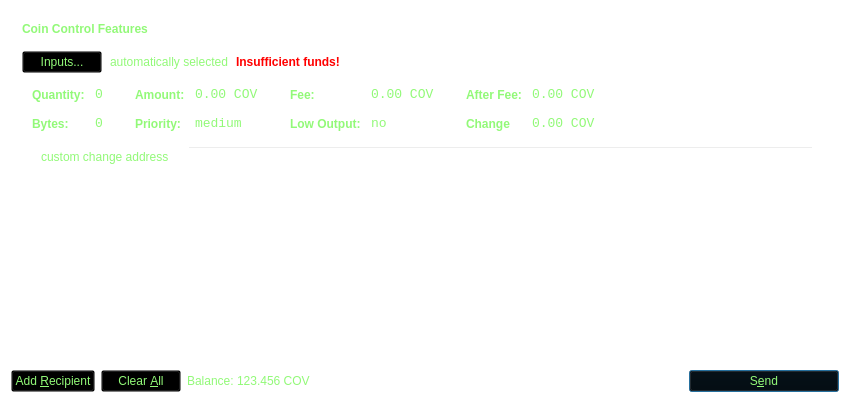
<?xml version="1.0" encoding="UTF-8"?>
<ui version="4.0">
 <class>SendCoinsDialog</class>
 <widget class="QDialog" name="SendCoinsDialog">
  <property name="geometry">
   <rect>
    <x>0</x>
    <y>0</y>
    <width>850</width>
    <height>400</height>
   </rect>
  </property>
  <property name="windowTitle">
   <string>Send Coins</string>
  </property>
  <property name="styleSheet">
   <string notr="true">background: transparent;color:#92f978;</string>
  </property>
  <layout class="QVBoxLayout" name="verticalLayout" stretch="0,1,0">
   <property name="bottomMargin">
    <number>8</number>
   </property>
   <item>
    <widget class="QFrame" name="frameCoinControl">
     <property name="sizePolicy">
      <sizepolicy hsizetype="Expanding" vsizetype="Expanding">
       <horstretch>0</horstretch>
       <verstretch>0</verstretch>
      </sizepolicy>
     </property>
     <property name="maximumSize">
      <size>
       <width>16777215</width>
       <height>16777215</height>
      </size>
     </property>
     <property name="frameShape">
      <enum>QFrame::StyledPanel</enum>
     </property>
     <property name="frameShadow">
      <enum>QFrame::Sunken</enum>
     </property>
     <layout class="QVBoxLayout" name="verticalLayoutCoinControl2">
      <property name="spacing">
       <number>6</number>
      </property>
      <property name="leftMargin">
       <number>0</number>
      </property>
      <property name="topMargin">
       <number>0</number>
      </property>
      <property name="rightMargin">
       <number>0</number>
      </property>
      <property name="bottomMargin">
       <number>6</number>
      </property>
      <item>
       <layout class="QVBoxLayout" name="verticalLayoutCoinControl" stretch="0,0,0,0,1">
        <property name="spacing">
         <number>0</number>
        </property>
        <property name="leftMargin">
         <number>10</number>
        </property>
        <property name="topMargin">
         <number>10</number>
        </property>
        <item>
         <layout class="QHBoxLayout" name="horizontalLayoutCoinControl1">
          <property name="bottomMargin">
           <number>15</number>
          </property>
          <item>
           <widget class="QLabel" name="labelCoinControlFeatures">
            <property name="sizePolicy">
             <sizepolicy hsizetype="Preferred" vsizetype="Maximum">
              <horstretch>0</horstretch>
              <verstretch>0</verstretch>
             </sizepolicy>
            </property>
            <property name="font">
             <font>
              <weight>75</weight>
              <bold>true</bold>
             </font>
            </property>
            <property name="styleSheet">
             <string notr="true">font-weight:bold;</string>
            </property>
            <property name="text">
             <string>Coin Control Features</string>
            </property>
           </widget>
          </item>
         </layout>
        </item>
        <item>
         <layout class="QHBoxLayout" name="horizontalLayoutCoinControl2" stretch="0,0,0,0">
          <property name="spacing">
           <number>8</number>
          </property>
          <property name="bottomMargin">
           <number>10</number>
          </property>
          <item>
           <widget class="QPushButton" name="pushButtonCoinControl">
            <property name="styleSheet">
             <string notr="true"/>
            </property>
            <property name="text">
             <string>Inputs...</string>
            </property>
           </widget>
          </item>
          <item>
           <widget class="QLabel" name="labelCoinControlAutomaticallySelected">
            <property name="text">
             <string>automatically selected</string>
            </property>
            <property name="margin">
             <number>5</number>
            </property>
           </widget>
          </item>
          <item>
           <widget class="QLabel" name="labelCoinControlInsuffFunds">
            <property name="font">
             <font>
              <weight>75</weight>
              <bold>true</bold>
             </font>
            </property>
            <property name="styleSheet">
             <string notr="true">color:red;font-weight:bold;</string>
            </property>
            <property name="text">
             <string>Insufficient funds!</string>
            </property>
            <property name="margin">
             <number>5</number>
            </property>
           </widget>
          </item>
          <item>
           <spacer name="horizontalSpacerCoinControl">
            <property name="orientation">
             <enum>Qt::Horizontal</enum>
            </property>
            <property name="sizeHint" stdset="0">
             <size>
              <width>40</width>
              <height>1</height>
             </size>
            </property>
           </spacer>
          </item>
         </layout>
        </item>
        <item>
         <widget class="QWidget" name="widgetCoinControl" native="true">
          <property name="sizePolicy">
           <sizepolicy hsizetype="Preferred" vsizetype="Preferred">
            <horstretch>0</horstretch>
            <verstretch>0</verstretch>
           </sizepolicy>
          </property>
          <property name="minimumSize">
           <size>
            <width>0</width>
            <height>0</height>
           </size>
          </property>
          <property name="styleSheet">
           <string notr="true"/>
          </property>
          <layout class="QHBoxLayout" name="horizontalLayoutCoinControl5">
           <property name="leftMargin">
            <number>0</number>
           </property>
           <property name="topMargin">
            <number>0</number>
           </property>
           <property name="rightMargin">
            <number>0</number>
           </property>
           <property name="bottomMargin">
            <number>0</number>
           </property>
           <item>
            <layout class="QHBoxLayout" name="horizontalLayoutCoinControl3" stretch="0,0,0,1">
             <property name="spacing">
              <number>20</number>
             </property>
             <property name="topMargin">
              <number>0</number>
             </property>
             <property name="bottomMargin">
              <number>10</number>
             </property>
             <item>
              <layout class="QFormLayout" name="formLayoutCoinControl1">
               <property name="horizontalSpacing">
                <number>10</number>
               </property>
               <property name="verticalSpacing">
                <number>14</number>
               </property>
               <property name="leftMargin">
                <number>10</number>
               </property>
               <property name="topMargin">
                <number>4</number>
               </property>
               <property name="rightMargin">
                <number>6</number>
               </property>
               <item row="0" column="0">
                <widget class="QLabel" name="labelCoinControlQuantityText">
                 <property name="styleSheet">
                  <string notr="true">font-weight:bold;</string>
                 </property>
                 <property name="text">
                  <string>Quantity:</string>
                 </property>
                 <property name="margin">
                  <number>0</number>
                 </property>
                </widget>
               </item>
               <item row="0" column="1">
                <widget class="QLabel" name="labelCoinControlQuantity">
                 <property name="font">
                  <font>
                   <family>Monospace</family>
                   <pointsize>10</pointsize>
                  </font>
                 </property>
                 <property name="cursor">
                  <cursorShape>IBeamCursor</cursorShape>
                 </property>
                 <property name="contextMenuPolicy">
                  <enum>Qt::ActionsContextMenu</enum>
                 </property>
                 <property name="text">
                  <string>0</string>
                 </property>
                 <property name="margin">
                  <number>0</number>
                 </property>
                 <property name="textInteractionFlags">
                  <set>Qt::LinksAccessibleByMouse|Qt::TextSelectableByKeyboard|Qt::TextSelectableByMouse</set>
                 </property>
                </widget>
               </item>
               <item row="1" column="0">
                <widget class="QLabel" name="labelCoinControlBytesText">
                 <property name="styleSheet">
                  <string notr="true">font-weight:bold;</string>
                 </property>
                 <property name="text">
                  <string>Bytes:</string>
                 </property>
                </widget>
               </item>
               <item row="1" column="1">
                <widget class="QLabel" name="labelCoinControlBytes">
                 <property name="font">
                  <font>
                   <family>Monospace</family>
                   <pointsize>10</pointsize>
                  </font>
                 </property>
                 <property name="cursor">
                  <cursorShape>IBeamCursor</cursorShape>
                 </property>
                 <property name="contextMenuPolicy">
                  <enum>Qt::ActionsContextMenu</enum>
                 </property>
                 <property name="text">
                  <string>0</string>
                 </property>
                 <property name="textInteractionFlags">
                  <set>Qt::LinksAccessibleByMouse|Qt::TextSelectableByKeyboard|Qt::TextSelectableByMouse</set>
                 </property>
                </widget>
               </item>
              </layout>
             </item>
             <item>
              <layout class="QFormLayout" name="formLayoutCoinControl2">
               <property name="horizontalSpacing">
                <number>10</number>
               </property>
               <property name="verticalSpacing">
                <number>14</number>
               </property>
               <property name="leftMargin">
                <number>6</number>
               </property>
               <property name="topMargin">
                <number>4</number>
               </property>
               <property name="rightMargin">
                <number>6</number>
               </property>
               <item row="0" column="0">
                <widget class="QLabel" name="labelCoinControlAmountText">
                 <property name="styleSheet">
                  <string notr="true">font-weight:bold;</string>
                 </property>
                 <property name="text">
                  <string>Amount:</string>
                 </property>
                 <property name="margin">
                  <number>0</number>
                 </property>
                </widget>
               </item>
               <item row="0" column="1">
                <widget class="QLabel" name="labelCoinControlAmount">
                 <property name="font">
                  <font>
                   <family>Monospace</family>
                   <pointsize>10</pointsize>
                  </font>
                 </property>
                 <property name="cursor">
                  <cursorShape>IBeamCursor</cursorShape>
                 </property>
                 <property name="contextMenuPolicy">
                  <enum>Qt::ActionsContextMenu</enum>
                 </property>
                 <property name="text">
                  <string>0.00 COV</string>
                 </property>
                 <property name="textInteractionFlags">
                  <set>Qt::LinksAccessibleByMouse|Qt::TextSelectableByKeyboard|Qt::TextSelectableByMouse</set>
                 </property>
                </widget>
               </item>
               <item row="1" column="0">
                <widget class="QLabel" name="labelCoinControlPriorityText">
                 <property name="styleSheet">
                  <string notr="true">font-weight:bold;</string>
                 </property>
                 <property name="text">
                  <string>Priority:</string>
                 </property>
                </widget>
               </item>
               <item row="1" column="1">
                <widget class="QLabel" name="labelCoinControlPriority">
                 <property name="font">
                  <font>
                   <family>Monospace</family>
                   <pointsize>10</pointsize>
                  </font>
                 </property>
                 <property name="cursor">
                  <cursorShape>IBeamCursor</cursorShape>
                 </property>
                 <property name="contextMenuPolicy">
                  <enum>Qt::ActionsContextMenu</enum>
                 </property>
                 <property name="text">
                  <string>medium</string>
                 </property>
                 <property name="textInteractionFlags">
                  <set>Qt::LinksAccessibleByMouse|Qt::TextSelectableByKeyboard|Qt::TextSelectableByMouse</set>
                 </property>
                </widget>
               </item>
              </layout>
             </item>
             <item>
              <layout class="QFormLayout" name="formLayoutCoinControl3">
               <property name="horizontalSpacing">
                <number>10</number>
               </property>
               <property name="verticalSpacing">
                <number>14</number>
               </property>
               <property name="leftMargin">
                <number>6</number>
               </property>
               <property name="topMargin">
                <number>4</number>
               </property>
               <property name="rightMargin">
                <number>6</number>
               </property>
               <item row="0" column="0">
                <widget class="QLabel" name="labelCoinControlFeeText">
                 <property name="styleSheet">
                  <string notr="true">font-weight:bold;</string>
                 </property>
                 <property name="text">
                  <string>Fee:</string>
                 </property>
                 <property name="margin">
                  <number>0</number>
                 </property>
                </widget>
               </item>
               <item row="0" column="1">
                <widget class="QLabel" name="labelCoinControlFee">
                 <property name="font">
                  <font>
                   <family>Monospace</family>
                   <pointsize>10</pointsize>
                  </font>
                 </property>
                 <property name="cursor">
                  <cursorShape>IBeamCursor</cursorShape>
                 </property>
                 <property name="contextMenuPolicy">
                  <enum>Qt::ActionsContextMenu</enum>
                 </property>
                 <property name="text">
                  <string>0.00 COV</string>
                 </property>
                 <property name="textInteractionFlags">
                  <set>Qt::LinksAccessibleByMouse|Qt::TextSelectableByKeyboard|Qt::TextSelectableByMouse</set>
                 </property>
                </widget>
               </item>
               <item row="1" column="0">
                <widget class="QLabel" name="labelCoinControlLowOutputText">
                 <property name="styleSheet">
                  <string notr="true">font-weight:bold;</string>
                 </property>
                 <property name="text">
                  <string>Low Output:</string>
                 </property>
                </widget>
               </item>
               <item row="1" column="1">
                <widget class="QLabel" name="labelCoinControlLowOutput">
                 <property name="font">
                  <font>
                   <family>Monospace</family>
                   <pointsize>10</pointsize>
                  </font>
                 </property>
                 <property name="cursor">
                  <cursorShape>IBeamCursor</cursorShape>
                 </property>
                 <property name="contextMenuPolicy">
                  <enum>Qt::ActionsContextMenu</enum>
                 </property>
                 <property name="text">
                  <string>no</string>
                 </property>
                 <property name="textInteractionFlags">
                  <set>Qt::LinksAccessibleByMouse|Qt::TextSelectableByKeyboard|Qt::TextSelectableByMouse</set>
                 </property>
                </widget>
               </item>
              </layout>
             </item>
             <item>
              <layout class="QFormLayout" name="formLayoutCoinControl4">
               <property name="horizontalSpacing">
                <number>10</number>
               </property>
               <property name="verticalSpacing">
                <number>14</number>
               </property>
               <property name="leftMargin">
                <number>6</number>
               </property>
               <property name="topMargin">
                <number>4</number>
               </property>
               <property name="rightMargin">
                <number>6</number>
               </property>
               <item row="0" column="0">
                <widget class="QLabel" name="labelCoinControlAfterFeeText">
                 <property name="styleSheet">
                  <string notr="true">font-weight:bold;</string>
                 </property>
                 <property name="text">
                  <string>After Fee:</string>
                 </property>
                 <property name="margin">
                  <number>0</number>
                 </property>
                </widget>
               </item>
               <item row="0" column="1">
                <widget class="QLabel" name="labelCoinControlAfterFee">
                 <property name="font">
                  <font>
                   <family>Monospace</family>
                   <pointsize>10</pointsize>
                  </font>
                 </property>
                 <property name="cursor">
                  <cursorShape>IBeamCursor</cursorShape>
                 </property>
                 <property name="contextMenuPolicy">
                  <enum>Qt::ActionsContextMenu</enum>
                 </property>
                 <property name="text">
                  <string>0.00 COV</string>
                 </property>
                 <property name="textInteractionFlags">
                  <set>Qt::LinksAccessibleByMouse|Qt::TextSelectableByKeyboard|Qt::TextSelectableByMouse</set>
                 </property>
                </widget>
               </item>
               <item row="1" column="0">
                <widget class="QLabel" name="labelCoinControlChangeText">
                 <property name="styleSheet">
                  <string notr="true">font-weight:bold;</string>
                 </property>
                 <property name="text">
                  <string>Change</string>
                 </property>
                </widget>
               </item>
               <item row="1" column="1">
                <widget class="QLabel" name="labelCoinControlChange">
                 <property name="font">
                  <font>
                   <family>Monospace</family>
                   <pointsize>10</pointsize>
                  </font>
                 </property>
                 <property name="cursor">
                  <cursorShape>IBeamCursor</cursorShape>
                 </property>
                 <property name="contextMenuPolicy">
                  <enum>Qt::ActionsContextMenu</enum>
                 </property>
                 <property name="text">
                  <string>0.00 COV</string>
                 </property>
                 <property name="textInteractionFlags">
                  <set>Qt::LinksAccessibleByMouse|Qt::TextSelectableByKeyboard|Qt::TextSelectableByMouse</set>
                 </property>
                </widget>
               </item>
              </layout>
             </item>
            </layout>
           </item>
          </layout>
         </widget>
        </item>
        <item>
         <layout class="QHBoxLayout" name="horizontalLayoutCoinControl4" stretch="0,0,0">
          <property name="spacing">
           <number>12</number>
          </property>
          <property name="sizeConstraint">
           <enum>QLayout::SetDefaultConstraint</enum>
          </property>
          <property name="topMargin">
           <number>5</number>
          </property>
          <property name="rightMargin">
           <number>5</number>
          </property>
          <item>
           <widget class="QCheckBox" name="checkBoxCoinControlChange">
            <property name="text">
             <string>custom change address</string>
            </property>
           </widget>
          </item>
          <item>
           <widget class="QLineEdit" name="lineEditCoinControlChange">
            <property name="enabled">
             <bool>false</bool>
            </property>
            <property name="sizePolicy">
             <sizepolicy hsizetype="Expanding" vsizetype="Fixed">
              <horstretch>0</horstretch>
              <verstretch>0</verstretch>
             </sizepolicy>
            </property>
           </widget>
          </item>
          <item>
           <widget class="QLabel" name="labelCoinControlChangeLabel">
            <property name="sizePolicy">
             <sizepolicy hsizetype="Preferred" vsizetype="Expanding">
              <horstretch>0</horstretch>
              <verstretch>0</verstretch>
             </sizepolicy>
            </property>
            <property name="minimumSize">
             <size>
              <width>0</width>
              <height>0</height>
             </size>
            </property>
            <property name="text">
             <string/>
            </property>
            <property name="margin">
             <number>3</number>
            </property>
           </widget>
          </item>
         </layout>
        </item>
        <item>
         <spacer name="verticalSpacerCoinControl">
          <property name="orientation">
           <enum>Qt::Vertical</enum>
          </property>
          <property name="sizeHint" stdset="0">
           <size>
            <width>800</width>
            <height>1</height>
           </size>
          </property>
         </spacer>
        </item>
       </layout>
      </item>
     </layout>
    </widget>
   </item>
   <item>
    <widget class="QScrollArea" name="scrollArea">
     <property name="widgetResizable">
      <bool>true</bool>
     </property>
     <widget class="QWidget" name="scrollAreaWidgetContents">
      <property name="geometry">
       <rect>
        <x>0</x>
        <y>0</y>
        <width>830</width>
        <height>147</height>
       </rect>
      </property>
      <layout class="QVBoxLayout" name="verticalLayout_2">
       <property name="leftMargin">
        <number>0</number>
       </property>
       <property name="topMargin">
        <number>0</number>
       </property>
       <property name="rightMargin">
        <number>0</number>
       </property>
       <property name="bottomMargin">
        <number>0</number>
       </property>
       <item>
        <layout class="QVBoxLayout" name="entries">
         <property name="spacing">
          <number>6</number>
         </property>
        </layout>
       </item>
       <item>
        <spacer name="verticalSpacer">
         <property name="orientation">
          <enum>Qt::Vertical</enum>
         </property>
         <property name="sizeHint" stdset="0">
          <size>
           <width>20</width>
           <height>40</height>
          </size>
         </property>
        </spacer>
       </item>
      </layout>
     </widget>
    </widget>
   </item>
   <item>
    <layout class="QHBoxLayout" name="horizontalLayout">
     <item>
      <widget class="QPushButton" name="addButton">
       <property name="toolTip">
        <string>Send to multiple recipients at once</string>
       </property>
       <property name="text">
        <string>Add &amp;Recipient</string>
       </property>
       <property name="icon">
        <iconset resource="../bitcoin.qrc">
         <normaloff>:/icons/add</normaloff>:/icons/add</iconset>
       </property>
       <property name="autoDefault">
        <bool>false</bool>
       </property>
      </widget>
     </item>
     <item>
      <widget class="QPushButton" name="clearButton">
       <property name="sizePolicy">
        <sizepolicy hsizetype="Minimum" vsizetype="Fixed">
         <horstretch>0</horstretch>
         <verstretch>0</verstretch>
        </sizepolicy>
       </property>
       <property name="toolTip">
        <string>Remove all transaction fields</string>
       </property>
       <property name="text">
        <string>Clear &amp;All</string>
       </property>
       <property name="icon">
        <iconset resource="../bitcoin.qrc">
         <normaloff>:/icons/remove</normaloff>:/icons/remove</iconset>
       </property>
       <property name="autoRepeatDelay">
        <number>300</number>
       </property>
       <property name="autoDefault">
        <bool>false</bool>
       </property>
      </widget>
     </item>
     <item>
      <layout class="QHBoxLayout" name="horizontalLayout_2">
       <property name="spacing">
        <number>3</number>
       </property>
       <item>
        <widget class="QLabel" name="label">
         <property name="sizePolicy">
          <sizepolicy hsizetype="Preferred" vsizetype="Fixed">
           <horstretch>0</horstretch>
           <verstretch>0</verstretch>
          </sizepolicy>
         </property>
         <property name="text">
          <string>Balance:</string>
         </property>
        </widget>
       </item>
       <item>
        <widget class="QLabel" name="labelBalance">
         <property name="sizePolicy">
          <sizepolicy hsizetype="Preferred" vsizetype="Fixed">
           <horstretch>0</horstretch>
           <verstretch>0</verstretch>
          </sizepolicy>
         </property>
         <property name="cursor">
          <cursorShape>IBeamCursor</cursorShape>
         </property>
         <property name="text">
          <string>123.456 COV</string>
         </property>
         <property name="textInteractionFlags">
          <set>Qt::LinksAccessibleByMouse|Qt::TextSelectableByKeyboard|Qt::TextSelectableByMouse</set>
         </property>
        </widget>
       </item>
      </layout>
     </item>
     <item>
      <spacer name="horizontalSpacer">
       <property name="orientation">
        <enum>Qt::Horizontal</enum>
       </property>
       <property name="sizeHint" stdset="0">
        <size>
         <width>40</width>
         <height>20</height>
        </size>
       </property>
      </spacer>
     </item>
     <item>
      <widget class="QPushButton" name="sendButton">
       <property name="minimumSize">
        <size>
         <width>150</width>
         <height>0</height>
        </size>
       </property>
       <property name="toolTip">
        <string>Confirm the send action</string>
       </property>
       <property name="text">
        <string>S&amp;end</string>
       </property>
       <property name="icon">
        <iconset resource="../bitcoin.qrc">
         <normaloff>:/icons/send</normaloff>:/icons/send</iconset>
       </property>
       <property name="default">
        <bool>true</bool>
       </property>
      </widget>
     </item>
    </layout>
   </item>
  </layout>
 </widget>
 <resources>
  <include location="../bitcoin.qrc"/>
 </resources>
 <connections/>
</ui>
